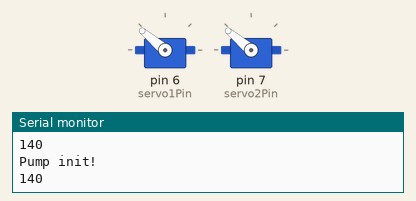
This sketch was run on a simulated Arduino Uno, built with avr-gcc and run on an emulated ATmega328P. Parts: 2 × servo, the last lines printed to the serial monitor.

Above: at 0.05 s.
At 5.2 s:
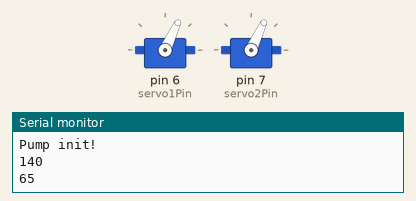
Timing chart, 0 to 6.8 s (numbered marks = the images above):
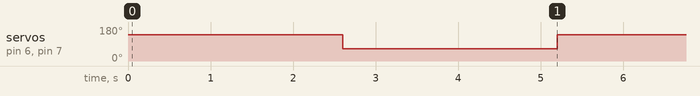

The sketch:

PumpController.ino
```cpp
/*
 * Watercolor Pipe Organ Windpump
 *
 * Jonas Pettersson, hello@jonaspettersson.se
 * 2018-08-28
 *
 * Using:
 * - Two standard servos
 * - EK-XTOP Revo D5 PWM cooler pump
 * - BMP180 Barometric pressure sensor
 *
 *
 *  Use this code in the arduino that is  controlling the wind
 *  delivered to the acrylic windchest tube
 *
 */

#include <Servo.h>
#include <Wire.h>
#include <Adafruit_BMP085.h>

// PRESSURE SENSOR
Adafruit_BMP085 bmp;
int kPsiMin = 1.4 ; // ? had to be verified
int kPsiMax = 1.6 ; // ? had to be verified

// MAKE SHURE SERVO 1 AND TRIG/ECHO 1 IS ON THE SAME WATERPIPE

// SERVO SETUP =======================
Servo servo1;   // Pin 6
Servo servo2;   // Pin 7

int servo1Pin = 6;
int servo2Pin = 7;

// Set servo position range
int openPos = 65;
int closePos = 140;


// PING Setup ========================

int reverseDistance = 20; // 20 cm
long duration, cm;


// Pipe I
const int trigPin1 = 9;
const int echoPin1 = 10;

// Pipe II
const int trigPin2 = 11;
const int echoPin2 = 12;


// PUMP DIRECTION
int pumpdirection = -1;

void setup() {

  Serial.begin(115200);

  // Setup pins
  pinMode(trigPin1, OUTPUT);
  pinMode(echoPin1, INPUT);

  pinMode(trigPin2, OUTPUT);
  pinMode(echoPin2, INPUT);

/*

  if (!bmp.begin()) {
  Serial.println("Could not find a valid BMP085 sensor, check wiring!");
  while (1) {}
  }

  Serial.println("BPM Sensor Ok!");

*/

  servo1.attach(servo1Pin);
  servo2.attach(servo2Pin);
  Serial.println("Servos init!");

  initPump();
  Serial.println("Pump init!");


}

void loop() {

  //checkPump();

  moveServos(pumpdirection);
  delay(100);
  pumpdirection= -pumpdirection;
  delay(2500);

}

void checkPump() {

  int WaterLevel;
  int usepump;
  long actualkPsi = bmp.readPressure() / 1000;

  if (pumpdirection==1) {
      WaterLevel = getDistance1;
      usepump = 1;
    } else {
      WaterLevel=getDistance2;
      usepump=-1;
     }

   if (WaterLevel<=reverseDistance) {pumpdirection=usepump;}

   if (actualkPsi <= kPsiMin) {
      // Pump ON

    } else {
      if (actualkPsi > kPsiMax) {
          // Pump OFF

        }
    }

  }


int getDistance1() {

  digitalWrite(trigPin1, LOW);
  delayMicroseconds(2);
  digitalWrite(trigPin1, HIGH);
  delayMicroseconds(10);
  digitalWrite(trigPin1, LOW);

  duration = pulseIn(echoPin1, HIGH);

  // Calculating the distance
  float distance = duration*0.034/2;
  return  distance;

  }

int getDistance2() {

  digitalWrite(trigPin2, LOW);
  delayMicroseconds(2);
  digitalWrite(trigPin2, HIGH);
  delayMicroseconds(10);
  digitalWrite(trigPin2, LOW);

  duration = pulseIn(echoPin2, HIGH);

  // Calculating the distance
  float distance = duration*0.034/2;
  return  distance;

  }


void initPump() {

  moveServos(pumpdirection);

  }


void moveServos(int dir) {

  if (dir==1) {
    servo1.write(openPos);
    servo2.write(openPos);
    Serial.println(openPos);

  } else {

    servo1.write(closePos);
    servo2.write(closePos);
    Serial.println(closePos);
    }


}
```

Measured:
- by itself, servo on pin 6 (servo1Pin), servo on pin 7 (servo2Pin): alternates 140° for 2.6 s and 65° for 2.6 s
